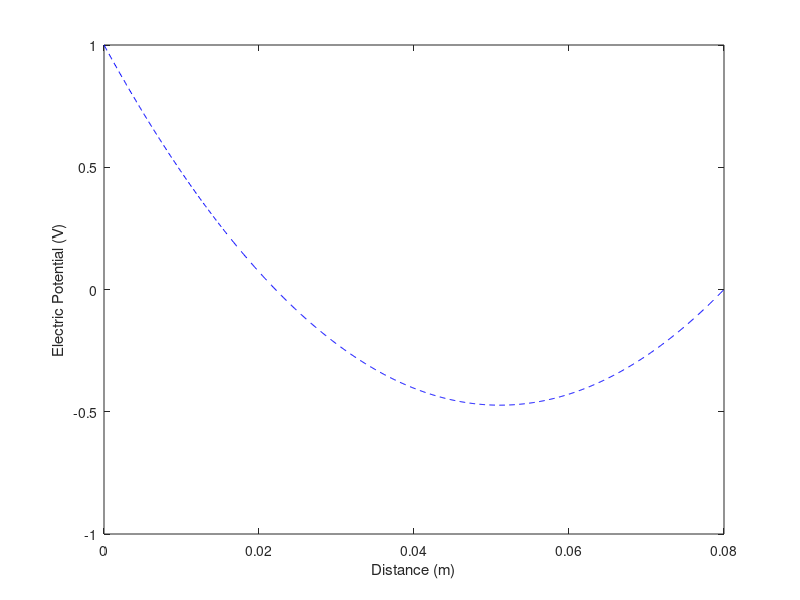

MATLAB code to generate this figure:
%initialization
clc;
clear;
close all;

%Inputs
er = 1; %relative permittivity
v0 = 1; %volt
d = 8; %centimeter
p0 = 1e-8; %C/m^3
e0 = 8.85e-12; % F/m
e = e0*er;

%calculations
d = d * 1e-2;
x = linspace(0, d, 1000);

vx = ((p0)/(2*er*e0)) * x.^2 - ((p0*d)/(2*er*e0)+ v0/d) * x + v0;

plot(x, vx, '--', 'color', 'b');
xlabel("Distance (m)");
ylabel("Electric Potential (V)");